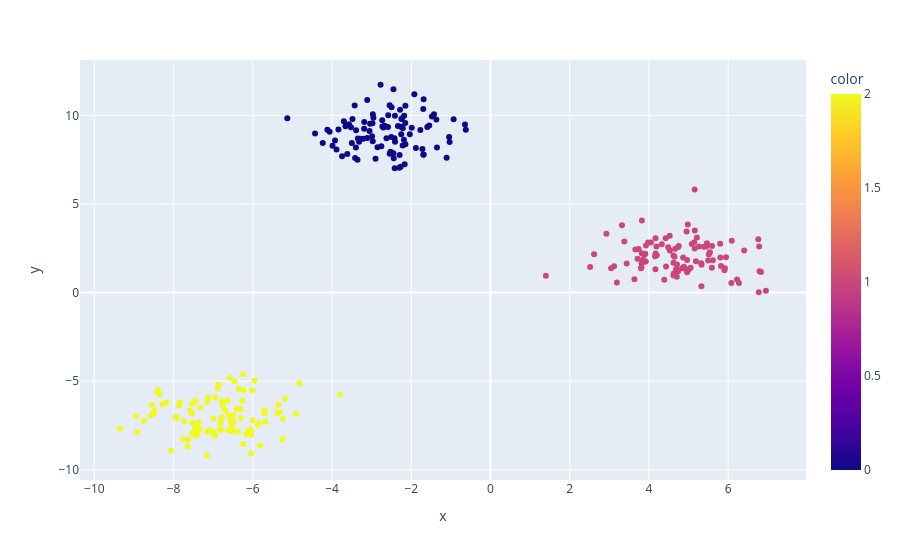

Source (notebook cell):
### Code cell


### Figure 1 — Plotly figure (JSON) as saved in the notebook; plotly's stock layout.template omitted (floating-point values rounded to 4 significant figures; data arrays with more than 128 entries replaced by an {"elided": "..."} marker saying what was removed)
{"data": [{"hovertemplate": "x=%{x}<br>y=%{y}<br>color=%{marker.color}<extra></extra>", "legendgroup": "", "marker": {"color": {"elided": "300 int values"}, "coloraxis": "coloraxis", "symbol": "circle"}, "mode": "markers", "name": "", "orientation": "v", "showlegend": false, "type": "scatter", "x": {"elided": "300 float values"}, "xaxis": "x", "y": {"elided": "300 float values"}, "yaxis": "y"}], "layout": {"autosize": true, "coloraxis": {"colorbar": {"title": {"text": "color"}}, "colorscale": [[0, "#0d0887"], [0.1111, "#46039f"], [0.2222, "#7201a8"], [0.3333, "#9c179e"], [0.4444, "#bd3786"], [0.5556, "#d8576b"], [0.6667, "#ed7953"], [0.7778, "#fb9f3a"], [0.8889, "#fdca26"], [1, "#f0f921"]]}, "legend": {"tracegroupgap": 0}, "margin": {"t": 60}, "xaxis": {"anchor": "y", "autorange": true, "domain": [0, 1], "range": [-10.36, 7.959], "title": {"text": "x"}, "type": "linear"}, "yaxis": {"anchor": "x", "autorange": true, "domain": [0, 1], "range": [-10.8, 13.35], "title": {"text": "y"}, "type": "linear"}}}
